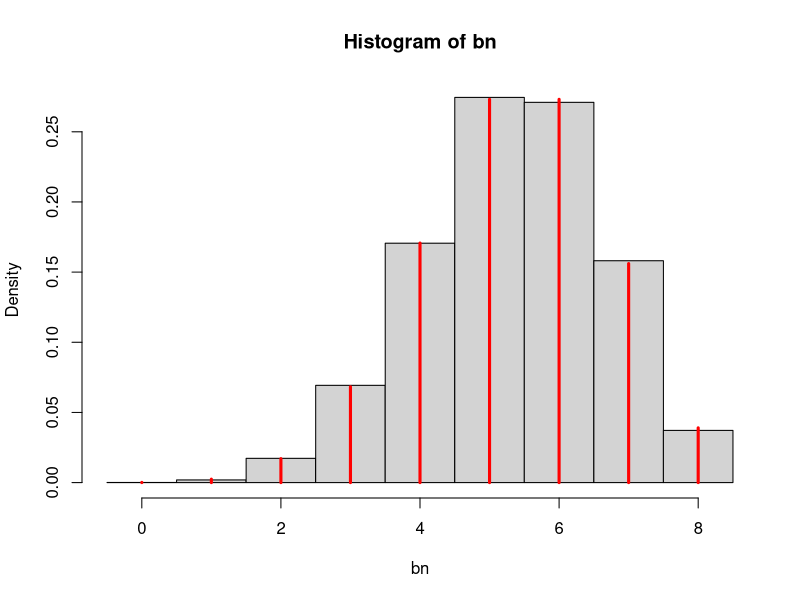

The R source for this figure:
set.seed(1000)
binr <- function(n=1, p=.5, N=1000){
    ur <- runif(N)
    bn <- rep(n+1,N)
    x <- rep(0,n+1)
    for (i in 0:n){
        #x[i+1]<-pbinom(i,n,p,lower.tail = T)
        if (i == 0){
            x[i+1] <- choose(n,i)*p^i*(1-p)^(n-i)
        } else {
            x[i+1] <- x[i] + choose(n,i)*p^i*(1-p)^(n-i)
        }
    }

    for (i in 1:N){
        if (ur[i]<=x[1]){
            bn[i]=0
            next
        }
        for (j in 1:n){
            if (ur[i] > x[j] & ur[i]<=x[j+1]){
                bn[i]=j
                break 
            }
        }
    }
    max<-max(bn)
    min<-min(bn)
    mean <- mean(bn)
    var <- var(bn)
    bins = c(-0.5:(n+0.5))
    plot = hist(bn, breaks = bins, freq = F)
    y <- 0:n
    lines(x = y, y = dbinom(y,n,p), type = "h", col = "red", lwd = 3)
    return(list(max = max, min = min, bn = bn, hist = plot, mean = mean, var = var))
}

w <- binr(8,2/3,10000)
w$mean
w$var
